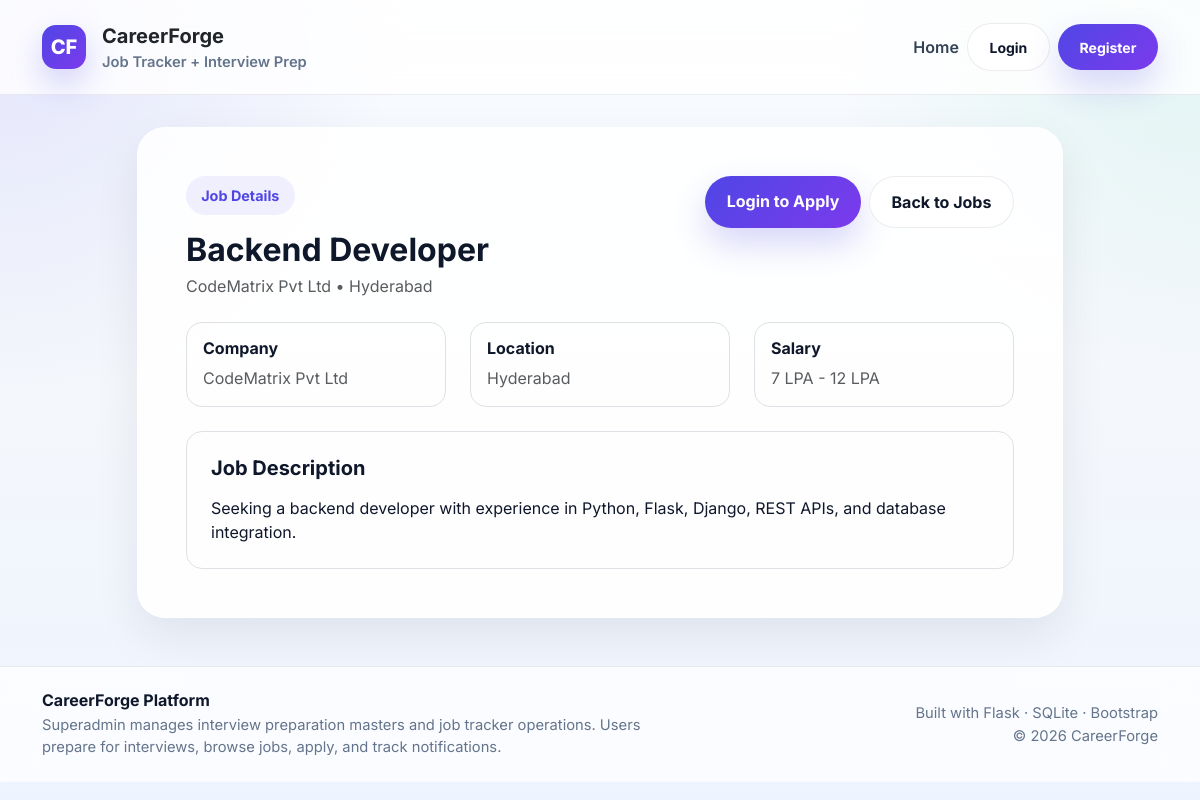
The app's page /jobs/2 with its own data.
### tables this page shows
CREATE TABLE jobs (
            id INTEGER PRIMARY KEY AUTOINCREMENT,
            title TEXT NOT NULL,
            company TEXT,
            location TEXT,
            salary TEXT,
            description TEXT,
            is_active INTEGER DEFAULT 1,
            created_by INTEGER,
            created_at TIMESTAMP DEFAULT CURRENT_TIMESTAMP,
            FOREIGN KEY (created_by) REFERENCES users(id)
        );

### app.py (the view)
@app.route("/jobs/<int:job_id>")
def user_single_job(job_id):
    db = get_db()
    job = db.execute(
        "SELECT * FROM jobs WHERE id = ? AND is_active = 1",
        (job_id,),
    ).fetchone()
    if not job:
        flash("Job not found.", "danger")
        return redirect(url_for("user_jobs"))
    return render_template("user_single_job.html", job=job)

### app.py (called while the page is built, shortened)
def get_db():
    if "db" not in g:
        g.db = sqlite3.connect(DATABASE)
        g.db.row_factory = sqlite3.Row
        g.db.execute("PRAGMA foreign_keys = ON")
    return g.db

@app.context_processor
def inject_user():
    unread_notifications = 0
    return {
        "current_user_name": session.get("full_name"),
        "current_user_role": session.get("role"),
        "current_user_id": session.get("user_id"),
        "is_logged_in": "user_id" in session,
        "unread_notifications_count": unread_notifications,
    }

### templates/user_single_job.html (shortened to what this page needs)
{% extends "base.html" %}
{% block content %}
<div class="row justify-content-center">
    <div class="col-lg-10">
        <div class="glass-card p-4 p-md-5">
            <div class="d-flex justify-content-between align-items-start flex-wrap gap-3 mb-4">
                <div>
                    <span class="section-pill">Job Details</span>
                    <h2 class="fw-bold mt-3 mb-1">{{ job.title }}</h2>
                    <p class="text-muted mb-0">{{ job.company }} • {{ job.location or 'Location not specified' }}</p>
                </div>
                <div class="d-flex gap-2 flex-wrap">
                    {% if is_logged_in %}
                    <a href="{{ url_for('apply_job', job_id=job.id) }}" class="btn btn-primary-soft">Apply Now</a>
                    {% else %}
                    <a href="{{ url_for('login') }}" class="btn btn-primary-soft">Login to Apply</a>
                    {% endif %}
                    <a href="{{ url_for('user_jobs') }}" class="btn btn-light-soft">Back to Jobs</a>
                </div>
            </div>
            <div class="row g-4 mb-4">
                <div class="col-md-4">
                    <div class="border rounded-4 p-3 h-100">
                        <h6 class="fw-bold mb-2">Company</h6>
                        <p class="mb-0 text-muted">{{ job.company or '-' }}</p>
                    </div>
                </div>
                <div class="col-md-4">
                    <div class="border rounded-4 p-3 h-100">
                        <h6 class="fw-bold mb-2">Location</h6>
                        <p class="mb-0 text-muted">{{ job.location or '-' }}</p>
                    </div>
                </div>
                <div class="col-md-4">
                    <div class="border rounded-4 p-3 h-100">
                        <h6 class="fw-bold mb-2">Salary</h6>
                        <p class="mb-0 text-muted">{{ job.salary or '-' }}</p>
                    </div>
                </div>
            </div>
            <div class="border rounded-4 p-4">
                <h5 class="fw-bold mb-3">Job Description</h5>
                <p class="mb-0" style="white-space: pre-line;">{{ job.description or 'No description available.' }}</p>
            </div>
        </div>
    </div>
</div>
{% endblock %}

### templates/base.html (style rules this page uses)
:root { --text: #0f172a; --muted: #64748b; --line: rgba(15, 23, 42, 0.08); --card: rgba(255, 255, 255, 0.88); --primary: #4f46e5; --primary-2: #7c3aed; --success: #059669; --warning: #d97706; --danger: #dc2626; }
body { margin: 0; font-family: "Inter", sans-serif; color: var(--text); background: radial-gradient(circle at top left, rgba(79, 70, 229, 0.12), transparent 28%), radial-gradient(circle at top right, rgba(16, 185, 129, 0.10), transparent 26%), linear-gradient(180deg, #f8fbff 0%, #f4f7fb 48%, #eef4ff 100%); min-height: 100vh; }
.btn-primary-soft { background: linear-gradient(135deg, var(--primary), var(--primary-2)); color: #fff; border: none; border-radius: 999px; font-weight: 700; padding: 0.8rem 1.35rem; box-shadow: 0 16px 34px rgba(79, 70, 229, 0.22); }
.btn-light-soft { background: rgba(255, 255, 255, 0.9); color: var(--text); border: 1px solid var(--line); border-radius: 999px; font-weight: 700; padding: 0.8rem 1.35rem; }
.glass-card { background: var(--card); border: 1px solid rgba(255, 255, 255, 0.7); box-shadow: 0 18px 45px rgba(15, 23, 42, 0.08); border-radius: 28px; }
.section-pill { display: inline-flex; align-items: center; gap: .5rem; border-radius: 999px; padding: .55rem .95rem; background: rgba(79, 70, 229, 0.08); color: var(--primary); font-size: .9rem; font-weight: 700; }

### records on screen
jobs: title "Backend Developer", company "CodeMatrix Pvt Ltd", location "Hyderabad", salary "7 LPA - 12 LPA", description "Seeking a backend developer with experience in Python, Flask, Django, REST APIs, and database integration."
